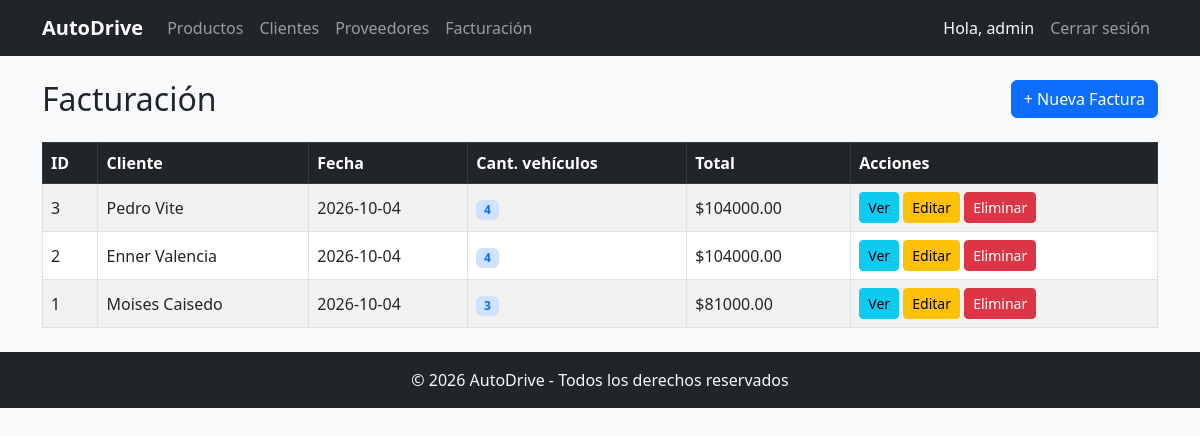
Page /facturacion (signed in) on the committed database.
### tables this page shows
CREATE TABLE usuarios (
            id INTEGER PRIMARY KEY AUTOINCREMENT,
            usuario TEXT UNIQUE NOT NULL,
            password TEXT NOT NULL
        );

CREATE TABLE detalle_factura (
            id INTEGER PRIMARY KEY AUTOINCREMENT,
            factura_id INTEGER NOT NULL,
            producto_id INTEGER NOT NULL,
            cantidad INTEGER NOT NULL,
            subtotal REAL NOT NULL,
            FOREIGN KEY (factura_id) REFERENCES facturas(id),
            FOREIGN KEY (producto_id) REFERENCES productos(id)
        );

CREATE TABLE facturas (
            id INTEGER PRIMARY KEY AUTOINCREMENT,
            cliente_id INTEGER NOT NULL,
            fecha TEXT NOT NULL,
            total REAL NOT NULL,
            FOREIGN KEY (cliente_id) REFERENCES clientes(id)
        );

CREATE TABLE clientes (
            id INTEGER PRIMARY KEY AUTOINCREMENT,
            nombre TEXT NOT NULL,
            correo TEXT NOT NULL,
            telefono TEXT NOT NULL
        );

### app.py (the view)
@app.route('/facturacion')
@login_required
def facturacion():
    conn = get_connection()
    cursor = conn.cursor()
    cursor.execute('''
        SELECT f.id, c.nombre, f.fecha, f.total, d.cantidad
        FROM facturas f
        JOIN clientes c ON f.cliente_id = c.id
        LEFT JOIN detalle_factura d ON d.factura_id = f.id
        ORDER BY f.id DESC
    ''')
    lista_facturas = cursor.fetchall()
    conn.close()
    return render_template('facturacion.html', facturas=lista_facturas)

### app.py (called while the page is built)
def get_connection():
    conn = sqlite3.connect(DB_PATH)
    conn.execute('PRAGMA foreign_keys = ON')
    return conn

@login_manager.user_loader
def load_user(user_id):
    conn = get_connection()
    cursor = conn.cursor()
    cursor.execute('SELECT id, usuario FROM usuarios WHERE id = ?', (user_id,))
    row = cursor.fetchone()
    conn.close()
    if row:
        return Usuario(row[0], row[1])
    return None

### templates/facturacion.html (shortened to what this page needs)
{% extends 'base.html' %}
{% block content %}
<div class="d-flex justify-content-between align-items-center mb-4">
    <h2 class="mb-0">Facturación</h2>
    <a href="{{ url_for('nueva_factura') }}" class="btn btn-primary">+ Nueva Factura</a>
</div>
{% if facturas %}
<table class="table table-striped table-bordered">
    <thead class="table-dark">
        <tr><th>ID</th><th>Cliente</th><th>Fecha</th><th>Cant. vehículos</th><th>Total</th><th>Acciones</th></tr>
    </thead>
    <tbody>
        {% for f in facturas %}
        <tr>
            <td>{{ f[0] }}</td>
            <td>{{ f[1] }}</td>
            <td>{{ f[2] }}</td>
            <td><span class="badge bg-primary-subtle text-primary">{{ f[4] }}</span></td>
            <td>${{ "%.2f"|format(f[3]) }}</td>
            <td>
                <a href="{{ url_for('ver_factura', id=f[0]) }}" class="btn btn-sm btn-info">Ver</a>
                <a href="{{ url_for('editar_factura', id=f[0]) }}" class="btn btn-sm btn-warning">Editar</a>
                <a href="{{ url_for('eliminar_factura', id=f[0]) }}" class="btn btn-sm btn-danger"
                   onclick="return confirm('¿Eliminar esta factura?');">Eliminar</a>
            </td>
        </tr>
        {% endfor %}
    </tbody>
</table>
{% else %}
<p class="text-muted">No hay facturas registradas todavía.</p>
{% endif %}
{% endblock %}

### templates/components/navbar.html (shortened to what this page needs)
<nav class="navbar navbar-expand-lg navbar-dark bg-dark">
  <div class="container">
    <a class="navbar-brand" href="{{ url_for('index') }}">AutoDrive</a>
    <div class="collapse navbar-collapse" id="navMenu">
      {% if current_user.is_authenticated %}
      <ul class="navbar-nav me-auto">
        <li class="nav-item"><a class="nav-link" href="{{ url_for('productos') }}">Productos</a></li>
        <li class="nav-item"><a class="nav-link" href="{{ url_for('clientes') }}">Clientes</a></li>
        <li class="nav-item"><a class="nav-link" href="{{ url_for('proveedores') }}">Proveedores</a></li>
        <li class="nav-item"><a class="nav-link" href="{{ url_for('facturacion') }}">Facturación</a></li>
      </ul>
      <ul class="navbar-nav">
        <li class="nav-item">
          <span class="nav-link text-light">Hola, {{ current_user.usuario }}</span>
        </li>
        <li class="nav-item">
          <a class="nav-link" href="{{ url_for('logout') }}">Cerrar sesión</a>
        </li>
      </ul>
      {% else %}
      <ul class="navbar-nav ms-auto">
        <li class="nav-item"><a class="nav-link" href="{{ url_for('login') }}">Iniciar sesión</a></li>
      </ul>
      {% endif %}
    </div>
  </div>
</nav>

### static/css/style.css (style rules this page uses)
body { background-color: #f8f9fa; }
table td, table th { vertical-align: middle; }
.navbar-brand { font-weight: bold; }

### rows in the picture
usuarios: usuario "admin"
detalle_factura: f "3", nombre "Pedro Vite", fecha "2026-10-04", cantidad "4"
facturas: total "104000.00"
detalle_factura: f "2", nombre "Enner Valencia", fecha "2026-10-04", cantidad "4"
facturas: total "104000.00"
detalle_factura: f "1", nombre "Moises Caisedo", fecha "2026-10-04", cantidad "3"
facturas: total "81000.00"
